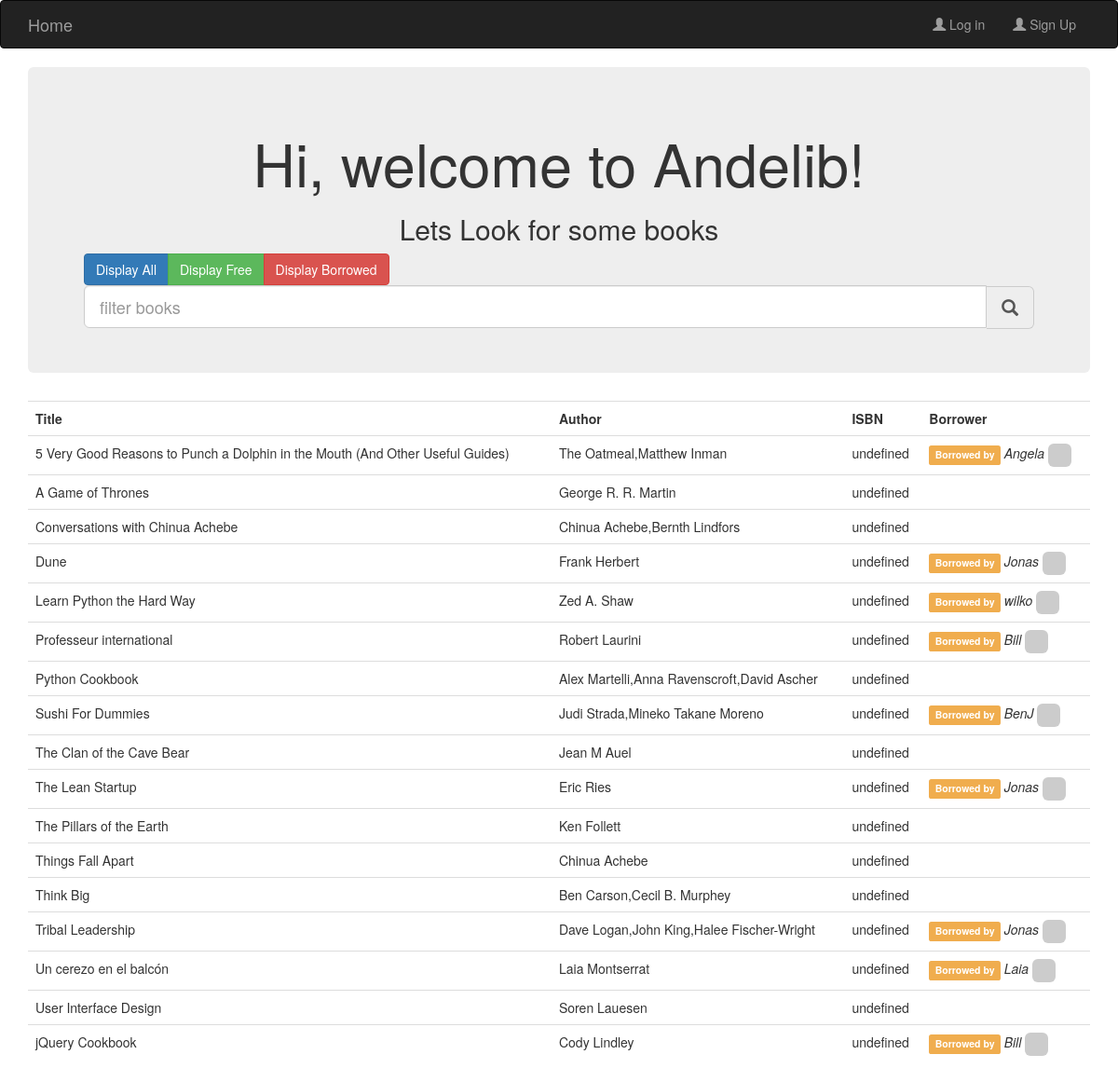
/userentries, run on the app's committed database.
### tables this page shows
CREATE TABLE books (
  id integer primary key autoincrement,
  title string not null,
  description string,
  authors string,
  publisher string,
  publisherDate string,
  ISBN integer,
  thumbnail string,
  webReaderLink string,
  borrower string,
  borrowerGr string
);

### main.py (the view)
@app.route("/userentries")
def user_entries():
    db = get_db()
    cur = db.execute("select * from books order by title asc")
    books = cur.fetchall()
    borrowedBooks = None
    if session.get("logged_in"):
        borrowedBooks = db.execute("select * from books where borrower=? order by title asc", [session["username"]]).fetchall()
    return render_template("user_books.html", books=books, borrowedBooks=borrowedBooks)

### main.py (called while the page is built)
def get_db():
    top = _app_ctx_stack.top
    if not hasattr(top, "sqlite_db"):
        sqlite_db = sqlite3.connect(app.config["DATABASE"])
        sqlite_db.row_factory = sqlite3.Row
        top.sqlite_db = sqlite_db
    return top.sqlite_db

@app.teardown_appcontext
def close_db_connection(exception):
    top = _app_ctx_stack.top
    if hasattr(top, "sqlite_db"):
        top.sqlite_db.close()

### templates/user_books.html (shortened to what this page needs)
{% extends "base.html" %}
{% block page_content %}
<div class="jumbotron">
{% if not session.logged_in %}
    <h1 style="text-align: center">Hi, welcome to Andelib!</h1>
    {% else %}
    <h1 style="text-align: center">Hi,{{ session.username }} welcome to Andelib!</h1>
    {% endif %}
    <h2 style="text-align: center">Lets Look for some books </h2>
    <div class="filter-books">
        <div class="btn-group filter-books">
             <button class="btn btn-primary" onclick="filterAll()">Display All</button>
             <button class="btn btn-success" onclick="filterAvailable()"> Display Free</button>
             <button class="btn btn-danger"  onclick="filterBorrowed()">Display Borrowed</button>
        </div>
        <div class="input-group input-group-lg input-prepend filter-books inline">
            <input class="form-control" id="prependedInput" type="text" placeholder="filter books" onkeyup="filterTitle()">
            <span class=" input-group-addon glyphicon glyphicon-search"></span>
        </div>
    </div>
</div>
    <table class="table table-hover table-books">
     <tr>
      <th>Title</th>
      <th>Author</th>
      <th>ISBN</th>
      <th>Borrower</th>
     </tr>
        {% for book in books %}
            <tr {% if book.borrower %}class="error"{% endif %}
                onclick="location.href='{{ url_for('detail', post_id=book.id) }}'">
                <td>
                    {{ book.title }}
                </td>
                <td>{{ book.authors }}</td>
                <td>{{ book.isbn }}</td>
                <td>
                    {% if book.borrowerGr %}
                        <div>
                         <span class="label label-warning">Borrowed by</span>
                            <em>{{ book.borrower }}</em>
                            <img src="{{ book.borrowerGr ~ "&s=25" }}" alt="img" height="25" width="25" class="img-rounded"/>
                        </div>
                    {% endif %}
                </td>
            </tr>
        {% else %}
            <p class="alert alert-warning" role="alert">
               <em>Unbelievable. No books here so far! Lets add some</em>
            </p>
        {% endfor %}
    </table>
{% endblock %}

### data on the page
books: title "5 Very Good Reasons to Punch a Dolphin in the Mouth (And Other Useful Guides)", authors "The Oatmeal,Matthew Inman", isbn "undefined", borrower "Angela"
books: title "A Game of Thrones", authors "George R. R. Martin", isbn "undefined"
books: title "Conversations with Chinua Achebe", authors "Chinua Achebe,Bernth Lindfors", isbn "undefined"
books: title "Dune", authors "Frank Herbert", isbn "undefined", borrower "Jonas"
books: title "Learn Python the Hard Way", authors "Zed A. Shaw", isbn "undefined", borrower "wilko"
books: title "Professeur international", authors "Robert Laurini", isbn "undefined", borrower "Bill"
books: title "Python Cookbook", authors "Alex Martelli,Anna Ravenscroft,David Ascher", isbn "undefined"
books: title "Sushi For Dummies", authors "Judi Strada,Mineko Takane Moreno", isbn "undefined", borrower "BenJ"
books: title "The Clan of the Cave Bear", authors "Jean M Auel", isbn "undefined"
books: title "The Lean Startup", authors "Eric Ries", isbn "undefined", borrower "Jonas"
books: title "The Pillars of the Earth", authors "Ken Follett", isbn "undefined"
books: title "Things Fall Apart", authors "Chinua Achebe", isbn "undefined"
books: title "Think Big", authors "Ben Carson,Cecil B. Murphey", isbn "undefined"
books: title "Tribal Leadership", authors "Dave Logan,John King,Halee Fischer-Wright", isbn "undefined", borrower "Jonas"
books: title "Un cerezo en el balcón", authors "Laia Montserrat", isbn "undefined", borrower "Laia"
books: title "User Interface Design", authors "Soren Lauesen", isbn "undefined"
books: title "jQuery Cookbook", authors "Cody Lindley", isbn "undefined", borrower "Bill"
